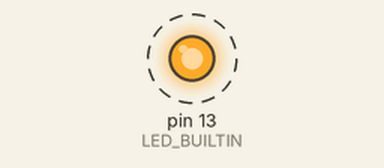
The sketch below on a simulated Arduino Uno, built with avr-gcc and run on an emulated ATmega328P. Shown: output pins drawn as LEDs (lit = HIGH). Dashed ring = blinking.

Above: at 0.2 s.
Timing chart, 0 to 3.0 s (numbered marks = the images above):
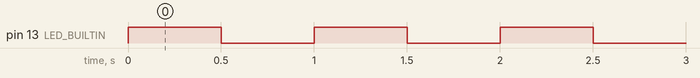

The sketch:

dtd_wk9_blink.ino
```cpp
// the setup function runs once when you press reset or power the board
void setup() {
  // initialize digital pin LED_BUILTIN as an output.
  pinMode(13, OUTPUT);
}

// the loop function runs over and over again forever
void loop() {
  digitalWrite(13, 1);  // turn the LED on (HIGH is the voltage level)
  delay(500);                      // wait for a second
  digitalWrite(LED_BUILTIN, LOW);   // turn the LED off by making the voltage LOW
  delay(500);                      // wait for a second
}
```

Measured:
- by itself, pin 13 (LED_BUILTIN): alternates HIGH for 0.50 s and LOW for 0.50 s
